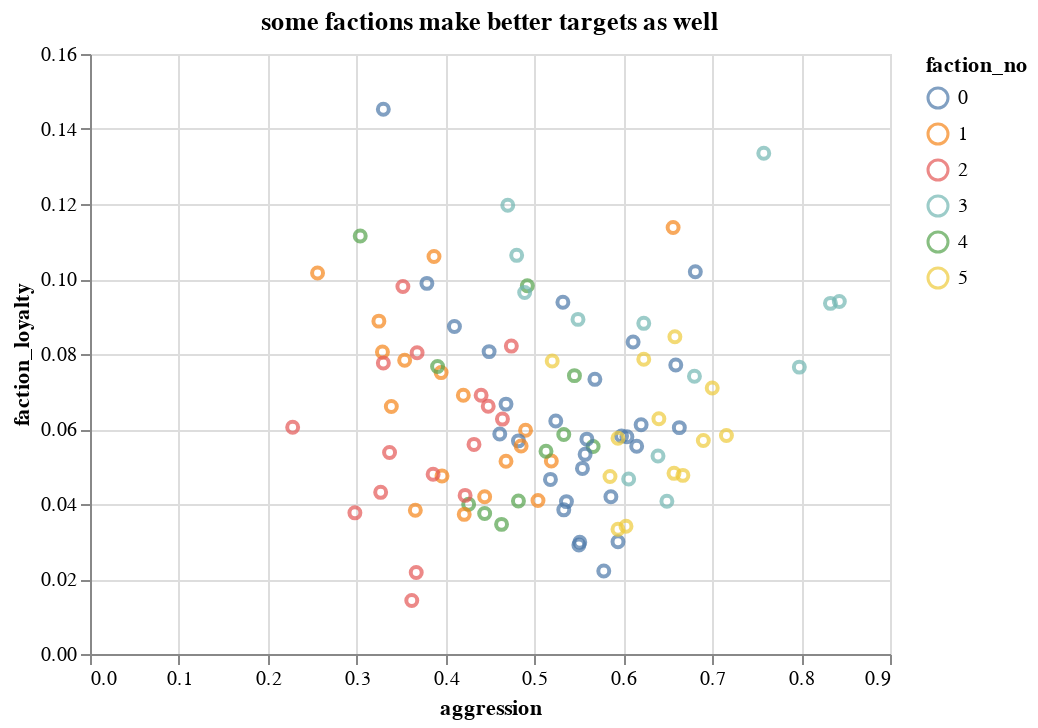

This figure's notebook cell:
### Markdown cell above
The average of the distance between values indicates the idealogical separation between two peoples. The same can be used to measure a people and it's faction, as well as the animosity between two factions.

### Code cell
def get_faction_loyalty(x):
    g1 = pops.loc[x].to_dict()
    f2 = factions.loc[int(g1['faction_no'])].to_dict()
    return compare_values(starting_attributes,g1,f2)


pops['faction_loyalty'] = [get_faction_loyalty(i) for i in pops.index]

alt.Chart(pops).mark_point().encode(
            x=alt.X('aggression:Q', sort='-y'),
            y='faction_loyalty:Q',
            color='faction_no:N').properties(title='some factions make better targets as well')

### Figure 1 — Vega-Lite specification as saved in the notebook (floating-point values rounded to 4 significant figures)
{"config": {"view": {"continuousWidth": 400, "continuousHeight": 300}}, "data": {"name": "data-7050834714ef072dafa190428a52741b"}, "mark": "point", "encoding": {"color": {"type": "nominal", "field": "faction_no"}, "x": {"type": "quantitative", "field": "aggression", "sort": "-y"}, "y": {"type": "quantitative", "field": "faction_loyalty"}}, "title": "some factions make better targets as well", "$schema": "https://vega.github.io/schema/vega-lite/v4.8.1.json", "datasets": {"data-7050834714ef072dafa190428a52741b": [{"conformity": 0.479, "literacy": 0.755, "aggression": 0.7, "constitution": 0.578, "faction_no": 5, "industry": 0.639, "wealth": 0.697, "target_score": -0.179, "faction_loyalty": 0.07092}, {"conformity": 0.478, "literacy": 0.647, "aggression": 0.449, "constitution": 0.196, "faction_no": 0, "industry": 0.3225, "wealth": 0.4848, "target_score": 0.073, "faction_loyalty": 0.08064}, {"conformity": 0.377, "literacy": 0.729, "aggression": 0.55, "constitution": 0.211, "faction_no": 0, "industry": 0.3805, "wealth": 0.5547, "target_score": 0.073, "faction_loyalty": 0.02906}, {"conformity": 0.23, "literacy": 0.458, "aggression": 0.492, "constitution": 0.621, "faction_no": 4, "industry": 0.5565, "wealth": 0.5072, "target_score": 0.278, "faction_loyalty": 0.09818}, {"conformity": 0.414, "literacy": 0.815, "aggression": 0.833, "constitution": 0.361, "faction_no": 3, "industry": 0.597, "wealth": 0.706, "target_score": -0.247, "faction_loyalty": 0.0935}, {"conformity": 0.386, "literacy": 0.685, "aggression": 0.594, "constitution": 0.313, "faction_no": 0, "industry": 0.4535, "wealth": 0.5693, "target_score": 0.02, "faction_loyalty": 0.02991}, {"conformity": 0.514, "literacy": 1.024, "aggression": 0.48, "constitution": 0.391, "faction_no": 3, "industry": 0.4355, "wealth": 0.7298, "target_score": 0.006, "faction_loyalty": 0.1063}, {"conformity": 0.462, "literacy": 0.808, "aggression": 0.604, "constitution": 0.271, "faction_no": 0, "industry": 0.4375, "wealth": 0.6228, "target_score": -0.066, "faction_loyalty": 0.05794}, {"conformity": 0.375, "literacy": 0.706, "aggression": 0.586, "constitution": 0.379, "faction_no": 0, "industry": 0.4825, "wealth": 0.5942, "target_score": 0.039, "faction_loyalty": 0.04191}, {"conformity": 0.28, "literacy": 0.835, "aggression": 0.49, "constitution": 0.56, "faction_no": 1, "industry": 0.525, "wealth": 0.68, "target_score": 0.23, "faction_loyalty": 0.05968}, {"conformity": 0.32, "literacy": 0.602, "aggression": 0.566, "constitution": 0.421, "faction_no": 4, "industry": 0.4935, "wealth": 0.5477, "target_score": 0.114, "faction_loyalty": 0.05532}, {"conformity": 0.428, "literacy": 0.818, "aggression": 0.649, "constitution": 0.399, "faction_no": 3, "industry": 0.524, "wealth": 0.671, "target_score": -0.077, "faction_loyalty": 0.04075}, {"conformity": 0.478, "literacy": 0.779, "aggression": 0.468, "constitution": 0.323, "faction_no": 0, "industry": 0.3955, "wealth": 0.5873, "target_score": 0.054, "faction_loyalty": 0.06664}, {"conformity": 0.7, "literacy": 0.763, "aggression": 0.658, "constitution": 0.441, "faction_no": 5, "industry": 0.5495, "wealth": 0.6562, "target_score": -0.358, "faction_loyalty": 0.08458}, {"conformity": 0.574, "literacy": 0.592, "aggression": 0.667, "constitution": 0.46, "faction_no": 5, "industry": 0.5635, "wealth": 0.5777, "target_score": -0.241, "faction_loyalty": 0.04763}, {"conformity": 0.466, "literacy": 0.659, "aggression": 0.298, "constitution": 0.465, "faction_no": 2, "industry": 0.3815, "wealth": 0.5202, "target_score": 0.236, "faction_loyalty": 0.03764}, {"conformity": 0.453, "literacy": 0.828, "aggression": 0.611, "constitution": 0.188, "faction_no": 0, "industry": 0.3995, "wealth": 0.6138, "target_score": -0.064, "faction_loyalty": 0.08319}, {"conformity": 0.494, "literacy": 0.599, "aggression": 0.568, "constitution": 0.219, "faction_no": 0, "industry": 0.3935, "wealth": 0.4962, "target_score": -0.062, "faction_loyalty": 0.07324}, {"conformity": 0.44, "literacy": 0.524, "aggression": 0.64, "constitution": 0.502, "faction_no": 5, "industry": 0.571, "wealth": 0.5475, "target_score": -0.08, "faction_loyalty": 0.06273}, {"conformity": 0.391, "literacy": 0.707, "aggression": 0.578, "constitution": 0.237, "faction_no": 0, "industry": 0.4075, "wealth": 0.5573, "target_score": 0.031, "faction_loyalty": 0.02211}, {"conformity": 0.25, "literacy": 0.609, "aggression": 0.354, "constitution": 0.519, "faction_no": 1, "industry": 0.4365, "wealth": 0.5228, "target_score": 0.396, "faction_loyalty": 0.07832}, {"conformity": 0.388, "literacy": 0.887, "aggression": 0.606, "constitution": 0.531, "faction_no": 3, "industry": 0.5685, "wealth": 0.7278, "target_score": 0.006, "faction_loyalty": 0.04667}, {"conformity": 0.372, "literacy": 0.945, "aggression": 0.387, "constitution": 0.651, "faction_no": 1, "industry": 0.519, "wealth": 0.732, "target_score": 0.241, "faction_loyalty": 0.106}, {"conformity": 0.585, "literacy": 0.545, "aggression": 0.352, "constitution": 0.292, "faction_no": 2, "industry": 0.322, "wealth": 0.4335, "target_score": 0.063, "faction_loyalty": 0.09798}, {"conformity": 0.303, "literacy": 0.469, "aggression": 0.426, "constitution": 0.452, "faction_no": 4, "industry": 0.439, "wealth": 0.454, "target_score": 0.271, "faction_loyalty": 0.03993}, {"conformity": 0.425, "literacy": 0.945, "aggression": 0.489, "constitution": 0.588, "faction_no": 3, "industry": 0.5385, "wealth": 0.7417, "target_score": 0.086, "faction_loyalty": 0.09638}, {"conformity": 0.227, "literacy": 0.621, "aggression": 0.42, "constitution": 0.536, "faction_no": 1, "industry": 0.478, "wealth": 0.5495, "target_score": 0.353, "faction_loyalty": 0.06899}, {"conformity": 0.246, "literacy": 0.79, "aggression": 0.395, "constitution": 0.311, "faction_no": 1, "industry": 0.353, "wealth": 0.5715, "target_score": 0.359, "faction_loyalty": 0.07504}, {"conformity": 0.448, "literacy": 0.666, "aggression": 0.461, "constitution": 0.339, "faction_no": 0, "industry": 0.4, "wealth": 0.533, "target_score": 0.091, "faction_loyalty": 0.05869}, {"conformity": 0.532, "literacy": 0.581, "aggression": 0.464, "constitution": 0.406, "faction_no": 2, "industry": 0.435, "wealth": 0.508, "target_score": 0.004, "faction_loyalty": 0.06264}, {"conformity": 0.391, "literacy": 0.962, "aggression": 0.639, "constitution": 0.261, "faction_no": 3, "industry": 0.45, "wealth": 0.706, "target_score": -0.03, "faction_loyalty": 0.05281}, {"conformity": 0.258, "literacy": 0.953, "aggression": 0.47, "constitution": 0.285, "faction_no": 3, "industry": 0.3775, "wealth": 0.6652, "target_score": 0.272, "faction_loyalty": 0.1197}, {"conformity": 0.377, "literacy": 0.691, "aggression": 0.615, "constitution": 0.391, "faction_no": 0, "industry": 0.503, "wealth": 0.597, "target_score": 0.008, "faction_loyalty": 0.05541}, {"conformity": 0.41, "literacy": 0.392, "aggression": 0.391, "constitution": 0.474, "faction_no": 4, "industry": 0.4325, "wealth": 0.4123, "target_score": 0.199, "faction_loyalty": 0.07668}, {"conformity": 0.352, "literacy": 0.687, "aggression": 0.421, "constitution": 0.464, "faction_no": 1, "industry": 0.4425, "wealth": 0.5648, "target_score": 0.227, "faction_loyalty": 0.03724}, {"conformity": 0.246, "literacy": 0.731, "aggression": 0.598, "constitution": 0.286, "faction_no": 0, "industry": 0.442, "wealth": 0.5865, "target_score": 0.156, "faction_loyalty": 0.05811}, {"conformity": 0.4, "literacy": 0.78, "aggression": 0.396, "constitution": 0.563, "faction_no": 1, "industry": 0.4795, "wealth": 0.6298, "target_score": 0.204, "faction_loyalty": 0.04749}, {"conformity": 0.273, "literacy": 0.826, "aggression": 0.623, "constitution": 0.538, "faction_no": 3, "industry": 0.5805, "wealth": 0.7032, "target_score": 0.104, "faction_loyalty": 0.08817}, {"conformity": 0.337, "literacy": 0.745, "aggression": 0.659, "constitution": 0.184, "faction_no": 0, "industry": 0.4215, "wealth": 0.5833, "target_score": 0.004, "faction_loyalty": 0.07706}, {"conformity": 0.447, "literacy": 0.765, "aggression": 0.337, "constitution": 0.427, "faction_no": 2, "industry": 0.382, "wealth": 0.5735, "target_score": 0.216, "faction_loyalty": 0.05373}, {"conformity": 0.449, "literacy": 0.657, "aggression": 0.422, "constitution": 0.499, "faction_no": 2, "industry": 0.4605, "wealth": 0.5588, "target_score": 0.129, "faction_loyalty": 0.0423}, {"conformity": 0.483, "literacy": 0.759, "aggression": 0.41, "constitution": 0.199, "faction_no": 0, "industry": 0.3045, "wealth": 0.5317, "target_score": 0.107, "faction_loyalty": 0.08734}, {"conformity": 0.263, "literacy": 0.826, "aggression": 0.444, "constitution": 0.527, "faction_no": 1, "industry": 0.4855, "wealth": 0.6558, "target_score": 0.293, "faction_loyalty": 0.04193}, {"conformity": 0.511, "literacy": 0.643, "aggression": 0.559, "constitution": 0.315, "faction_no": 0, "industry": 0.437, "wealth": 0.54, "target_score": -0.07, "faction_loyalty": 0.05729}, {"conformity": 0.241, "literacy": 0.461, "aggression": 0.304, "constitution": 0.308, "faction_no": 4, "industry": 0.306, "wealth": 0.3835, "target_score": 0.455, "faction_loyalty": 0.1115}, {"conformity": 0.488, "literacy": 0.587, "aggression": 0.524, "constitution": 0.265, "faction_no": 0, "industry": 0.3945, "wealth": 0.4908, "target_score": -0.012, "faction_loyalty": 0.06214}, {"conformity": 0.461, "literacy": 0.753, "aggression": 0.482, "constitution": 0.221, "faction_no": 0, "industry": 0.3515, "wealth": 0.5523, "target_score": 0.057, "faction_loyalty": 0.05684}, {"conformity": 0.409, "literacy": 0.784, "aggression": 0.557, "constitution": 0.396, "faction_no": 0, "industry": 0.4765, "wealth": 0.6302, "target_score": 0.034, "faction_loyalty": 0.05324}, {"conformity": 0.137, "literacy": 0.628, "aggression": 0.532, "constitution": 0.301, "faction_no": 0, "industry": 0.4165, "wealth": 0.5222, "target_score": 0.331, "faction_loyalty": 0.09381}, {"conformity": 0.479, "literacy": 1.012, "aggression": 0.68, "constitution": 0.338, "faction_no": 3, "industry": 0.509, "wealth": 0.7605, "target_score": -0.159, "faction_loyalty": 0.07408}, {"conformity": 0.564, "literacy": 0.869, "aggression": 0.549, "constitution": 0.387, "faction_no": 3, "industry": 0.468, "wealth": 0.6685, "target_score": -0.113, "faction_loyalty": 0.08923}, {"conformity": 0.288, "literacy": 0.814, "aggression": 0.504, "constitution": 0.5, "faction_no": 1, "industry": 0.502, "wealth": 0.658, "target_score": 0.208, "faction_loyalty": 0.04093}, {"conformity": 0.471, "literacy": 0.703, "aggression": 0.367, "constitution": 0.439, "faction_no": 2, "industry": 0.403, "wealth": 0.553, "target_score": 0.162, "faction_loyalty": 0.02173}, {"conformity": 0.351, "literacy": 0.727, "aggression": 0.519, "constitution": 0.464, "faction_no": 1, "industry": 0.4915, "wealth": 0.6093, "target_score": 0.13, "faction_loyalty": 0.05149}, {"conformity": 0.449, "literacy": 0.78, "aggression": 0.554, "constitution": 0.348, "faction_no": 0, "industry": 0.451, "wealth": 0.6155, "target_score": -0.003, "faction_loyalty": 0.04949}, {"conformity": 0.303, "literacy": 0.568, "aggression": 0.681, "constitution": 0.314, "faction_no": 0, "industry": 0.4975, "wealth": 0.5328, "target_score": 0.016, "faction_loyalty": 0.1019}, {"conformity": 0.504, "literacy": 0.659, "aggression": 0.362, "constitution": 0.429, "faction_no": 2, "industry": 0.3955, "wealth": 0.5272, "target_score": 0.134, "faction_loyalty": 0.01427}, {"conformity": 0.55, "literacy": 0.632, "aggression": 0.228, "constitution": 0.444, "faction_no": 2, "industry": 0.336, "wealth": 0.484, "target_score": 0.222, "faction_loyalty": 0.06048}, {"conformity": 0.173, "literacy": 0.69, "aggression": 0.33, "constitution": 0.159, "faction_no": 0, "industry": 0.2445, "wealth": 0.4672, "target_score": 0.497, "faction_loyalty": 0.1453}, {"conformity": 0.375, "literacy": 0.773, "aggression": 0.468, "constitution": 0.586, "faction_no": 1, "industry": 0.527, "wealth": 0.65, "target_score": 0.157, "faction_loyalty": 0.0514}, {"conformity": 0.395, "literacy": 0.659, "aggression": 0.518, "constitution": 0.387, "faction_no": 0, "industry": 0.4525, "wealth": 0.5557, "target_score": 0.087, "faction_loyalty": 0.04656}, {"conformity": 0.622, "literacy": 0.703, "aggression": 0.44, "constitution": 0.522, "faction_no": 2, "industry": 0.481, "wealth": 0.592, "target_score": -0.062, "faction_loyalty": 0.06898}, {"conformity": 0.494, "literacy": 0.7, "aggression": 0.52, "constitution": 0.628, "faction_no": 5, "industry": 0.574, "wealth": 0.637, "target_score": -0.014, "faction_loyalty": 0.07812}, {"conformity": 0.288, "literacy": 0.717, "aggression": 0.256, "constitution": 0.329, "faction_no": 1, "industry": 0.2925, "wealth": 0.5048, "target_score": 0.456, "faction_loyalty": 0.1016}, {"conformity": 0.46, "literacy": 0.572, "aggression": 0.386, "constitution": 0.419, "faction_no": 2, "industry": 0.4025, "wealth": 0.4872, "target_score": 0.154, "faction_loyalty": 0.04792}, {"conformity": 0.588, "literacy": 0.767, "aggression": 0.474, "constitution": 0.392, "faction_no": 2, "industry": 0.433, "wealth": 0.6, "target_score": -0.062, "faction_loyalty": 0.08211}, {"conformity": 0.472, "literacy": 0.819, "aggression": 0.379, "constitution": 0.233, "faction_no": 0, "industry": 0.306, "wealth": 0.5625, "target_score": 0.149, "faction_loyalty": 0.09884}, {"conformity": 0.447, "literacy": 0.488, "aggression": 0.444, "constitution": 0.425, "faction_no": 4, "industry": 0.4345, "wealth": 0.4612, "target_score": 0.109, "faction_loyalty": 0.03748}, {"conformity": 0.593, "literacy": 0.562, "aggression": 0.623, "constitution": 0.364, "faction_no": 5, "industry": 0.4935, "wealth": 0.5278, "target_score": -0.216, "faction_loyalty": 0.07858}, {"conformity": 0.532, "literacy": 0.943, "aggression": 0.368, "constitution": 0.471, "faction_no": 2, "industry": 0.4195, "wealth": 0.6812, "target_score": 0.1, "faction_loyalty": 0.08033}, {"conformity": 0.394, "literacy": 0.761, "aggression": 0.663, "constitution": 0.348, "faction_no": 0, "industry": 0.5055, "wealth": 0.6333, "target_score": -0.057, "faction_loyalty": 0.06036}, {"conformity": 0.337, "literacy": 0.949, "aggression": 0.843, "constitution": 0.519, "faction_no": 3, "industry": 0.681, "wealth": 0.815, "target_score": -0.18, "faction_loyalty": 0.09402}, {"conformity": 0.436, "literacy": 0.631, "aggression": 0.533, "constitution": 0.307, "faction_no": 0, "industry": 0.42, "wealth": 0.5255, "target_score": 0.031, "faction_loyalty": 0.03844}, {"conformity": 0.284, "literacy": 0.731, "aggression": 0.656, "constitution": 0.646, "faction_no": 1, "industry": 0.651, "wealth": 0.691, "target_score": 0.06, "faction_loyalty": 0.1137}, {"conformity": 0.385, "literacy": 0.71, "aggression": 0.657, "constitution": 0.481, "faction_no": 5, "industry": 0.569, "wealth": 0.6395, "target_score": -0.042, "faction_loyalty": 0.04817}, {"conformity": 0.472, "literacy": 0.504, "aggression": 0.545, "constitution": 0.338, "faction_no": 4, "industry": 0.4415, "wealth": 0.4728, "target_score": -0.017, "faction_loyalty": 0.07423}, {"conformity": 0.433, "literacy": 0.545, "aggression": 0.482, "constitution": 0.391, "faction_no": 4, "industry": 0.4365, "wealth": 0.4908, "target_score": 0.085, "faction_loyalty": 0.04082}, {"conformity": 0.211, "literacy": 1.052, "aggression": 0.758, "constitution": 0.533, "faction_no": 3, "industry": 0.6455, "wealth": 0.8488, "target_score": 0.031, "faction_loyalty": 0.1335}, {"conformity": 0.327, "literacy": 0.59, "aggression": 0.533, "constitution": 0.498, "faction_no": 4, "industry": 0.5155, "wealth": 0.5528, "target_score": 0.14, "faction_loyalty": 0.05852}, {"conformity": 0.305, "literacy": 0.763, "aggression": 0.62, "constitution": 0.303, "faction_no": 0, "industry": 0.4615, "wealth": 0.6122, "target_score": 0.075, "faction_loyalty": 0.06111}, {"conformity": 0.371, "literacy": 0.687, "aggression": 0.329, "constitution": 0.59, "faction_no": 1, "industry": 0.4595, "wealth": 0.5733, "target_score": 0.3, "faction_loyalty": 0.08054}, {"conformity": 0.395, "literacy": 0.694, "aggression": 0.69, "constitution": 0.509, "faction_no": 5, "industry": 0.5995, "wealth": 0.6467, "target_score": -0.085, "faction_loyalty": 0.05692}, {"conformity": 0.301, "literacy": 0.86, "aggression": 0.485, "constitution": 0.445, "faction_no": 1, "industry": 0.465, "wealth": 0.6625, "target_score": 0.214, "faction_loyalty": 0.05546}, {"conformity": 0.469, "literacy": 0.683, "aggression": 0.327, "constitution": 0.527, "faction_no": 2, "industry": 0.427, "wealth": 0.555, "target_score": 0.204, "faction_loyalty": 0.04311}, {"conformity": 0.466, "literacy": 0.665, "aggression": 0.536, "constitution": 0.239, "faction_no": 0, "industry": 0.3875, "wealth": 0.5262, "target_score": -0.002, "faction_loyalty": 0.04064}, {"conformity": 0.513, "literacy": 0.567, "aggression": 0.33, "constitution": 0.601, "faction_no": 2, "industry": 0.4655, "wealth": 0.5162, "target_score": 0.157, "faction_loyalty": 0.07761}, {"conformity": 0.579, "literacy": 0.642, "aggression": 0.585, "constitution": 0.433, "faction_no": 5, "industry": 0.509, "wealth": 0.5755, "target_score": -0.164, "faction_loyalty": 0.04733}, {"conformity": 0.596, "literacy": 0.779, "aggression": 0.594, "constitution": 0.478, "faction_no": 5, "industry": 0.536, "wealth": 0.6575, "target_score": -0.19, "faction_loyalty": 0.05752}, {"conformity": 0.365, "literacy": 0.782, "aggression": 0.551, "constitution": 0.274, "faction_no": 0, "industry": 0.4125, "wealth": 0.5973, "target_score": 0.084, "faction_loyalty": 0.02981}, {"conformity": 0.439, "literacy": 0.647, "aggression": 0.448, "constitution": 0.548, "faction_no": 2, "industry": 0.498, "wealth": 0.5725, "target_score": 0.113, "faction_loyalty": 0.06605}, {"conformity": 0.386, "literacy": 0.56, "aggression": 0.463, "constitution": 0.377, "faction_no": 4, "industry": 0.42, "wealth": 0.49, "target_score": 0.151, "faction_loyalty": 0.03457}, {"conformity": 0.488, "literacy": 0.657, "aggression": 0.594, "constitution": 0.43, "faction_no": 5, "industry": 0.512, "wealth": 0.5845, "target_score": -0.082, "faction_loyalty": 0.03325}, {"conformity": 0.391, "literacy": 0.846, "aggression": 0.798, "constitution": 0.34, "faction_no": 3, "industry": 0.569, "wealth": 0.7075, "target_score": -0.189, "faction_loyalty": 0.0765}, {"conformity": 0.281, "literacy": 0.583, "aggression": 0.513, "constitution": 0.393, "faction_no": 4, "industry": 0.453, "wealth": 0.518, "target_score": 0.206, "faction_loyalty": 0.05407}, {"conformity": 0.411, "literacy": 0.808, "aggression": 0.339, "constitution": 0.448, "faction_no": 1, "industry": 0.3935, "wealth": 0.6008, "target_score": 0.25, "faction_loyalty": 0.06601}, {"conformity": 0.33, "literacy": 0.842, "aggression": 0.325, "constitution": 0.324, "faction_no": 1, "industry": 0.3245, "wealth": 0.5833, "target_score": 0.345, "faction_loyalty": 0.08876}, {"conformity": 0.564, "literacy": 0.632, "aggression": 0.603, "constitution": 0.463, "faction_no": 5, "industry": 0.533, "wealth": 0.5825, "target_score": -0.167, "faction_loyalty": 0.03408}, {"conformity": 0.494, "literacy": 0.718, "aggression": 0.432, "constitution": 0.339, "faction_no": 2, "industry": 0.3855, "wealth": 0.5517, "target_score": 0.074, "faction_loyalty": 0.05589}, {"conformity": 0.282, "literacy": 0.756, "aggression": 0.366, "constitution": 0.439, "faction_no": 1, "industry": 0.4025, "wealth": 0.5793, "target_score": 0.352, "faction_loyalty": 0.03835}, {"conformity": 0.419, "literacy": 0.721, "aggression": 0.716, "constitution": 0.475, "faction_no": 5, "industry": 0.5955, "wealth": 0.6583, "target_score": -0.135, "faction_loyalty": 0.05825}]}}
